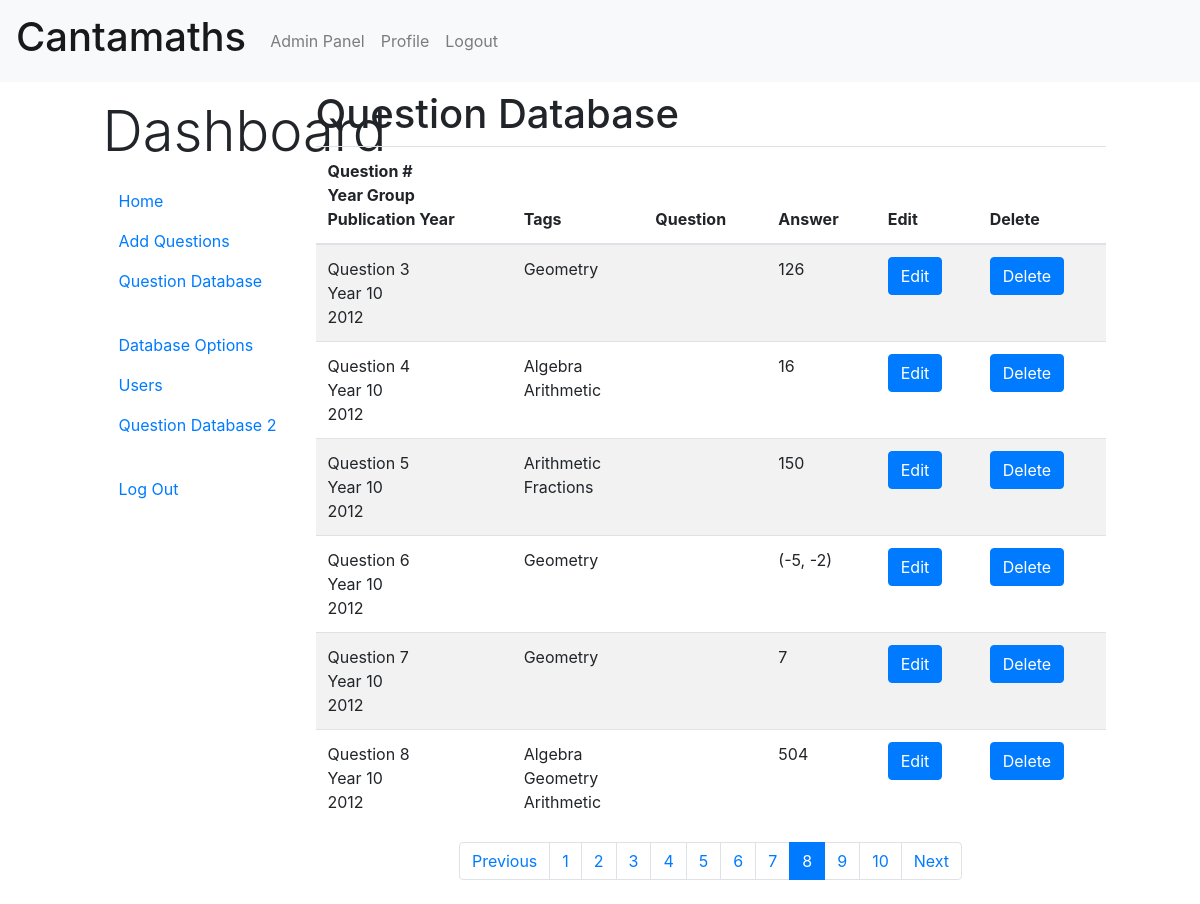
The app's page /website/index.php?page=adminpanel&tab=questiondb&qpage=8 (signed in) with its own data.
### tables this page shows
CREATE TABLE `question` (
  `questionID` int(10) NOT NULL,
  `qnumber` int(2) NOT NULL,
  `filename` varchar(1500) NOT NULL,
  `answer` varchar(200) NOT NULL,
  `levelID` int(2) NOT NULL,
  `yearID` int(3) NOT NULL
);

CREATE TABLE `level` (
  `levelID` int(2) NOT NULL,
  `levelname` int(2) NOT NULL
);

CREATE TABLE `year` (
  `yearID` int(3) NOT NULL,
  `yearname` int(5) NOT NULL
);

CREATE TABLE `questiontag` (
  `ID` int(11) NOT NULL,
  `questionID` int(11) NOT NULL,
  `tagID` int(11) NOT NULL
);

CREATE TABLE `tag` (
  `tagID` int(4) NOT NULL,
  `tagname` varchar(100) NOT NULL
);

### website/questiondb.php (the view, shortened to what this page needs)
<?php
$number_sql = "SELECT * FROM question";
$number_qry = mysqli_query($dbconnect, $number_sql);
$number_of_q = mysqli_num_rows($number_qry);
$results_per_page = 6;
$number_of_pages = ceil($number_of_q/$results_per_page);
if (!isset($_GET['qpage'])) {
  $qpage = 1;
} else {
  $qpage = $_GET['qpage'];
}
$page_first_result = ($qpage - 1) * $results_per_page;
$question_sql = "SELECT * FROM question
                INNER JOIN year ON question.yearid = year.yearID
                INNER JOIN level ON question.levelID = level.levelID
                ORDER BY yearname DESC, levelname ASC, qnumber ASC
                LIMIT $page_first_result , $results_per_page ";
$question_qry = mysqli_query($dbconnect, $question_sql);
 ?>
<h1>Question Database</h1>
<table class="table table-striped">
  <thead>
    <tr>
      <th scope="col">
        Question #<br>
        Year Group<br>
        Publication Year
      </th>
      <th>Tags</th>
      <th>Question</th>
      <th>Answer</th>
      <th>Edit</th>
      <th>Delete</th>
    </tr>
  </thead>
  <tbody>
    <?php
    if(mysqli_num_rows($question_qry) == 0) {
      echo "<p class='display-2 text-center p-5'>No Questions in Database</p>";
    } else {
      $question_aa = mysqli_fetch_assoc($question_qry);
        do {
            $questionID = $question_aa["questionID"];
            $question_year = $question_aa["yearname"];
            $question_level = $question_aa["levelname"];
            $qnumber = $question_aa["qnumber"];
            $filename = $question_aa["filename"];
            $answer = $question_aa["answer"];
            ?>
            <tr>
              <td>
                Question <?php echo "$qnumber";?><br>
                Year <?php echo "$question_level";?><br>
                <?php echo "$question_year";?>
              </td>
              <td>
              <?php
                  $taglist = array();
                  $questiontag_sql = "SELECT * FROM questiontag JOIN tag ON questiontag.tagID = tag.tagID  WHERE questionID = $questionID";
                  $questiontag_qry = mysqli_query($dbconnect, $questiontag_sql);
                  if(mysqli_num_rows($questiontag_qry) == 0) {
                    echo "No tags";
                  } else {
                    $questiontag_aa = mysqli_fetch_assoc($questiontag_qry);
                      do {
                        $tagID = $questiontag_aa['tagID'];
                        $name = $questiontag_aa['tagname'];
                        $single_tag = array("$tagID", "$name");
                        array_push($taglist, $single_tag);
                      } while ($questiontag_aa = mysqli_fetch_assoc($questiontag_qry));
                      if(count($taglist) == 0) {
                        echo "No tags for this question";
                      } else {
                        foreach ($taglist as $tag) {
                          echo "$tag[1]<br>";
                        }
                      }
                    }
               ?>
              </td>
              <td><img style='height:100px' <?php echo"src='questions/$filename'"?> alt=''></td>
              <td><?php echo"$answer"; ?></td>
              <td>
                <button type='button' class='btn btn-primary' data-toggle='modal' <?php echo"data-target='#editquestion_$qnumber'";?>>
                  Edit
                </button>
              </td>
              <td>
                <button type='button' class='btn btn-primary' data-toggle='modal' <?php echo"data-target='#deletequestion_$qnumber'";?>>
                  Delete
                </button>
              </td>
            </tr>
        <?php
          } while ($question_aa = mysqli_fetch_assoc($question_qry));
        };
        ?>
  </tbody>
</table>
<nav aria-label="Page navigation mt-5">
    <ul class="pagination justify-content-center">
        <li class="page-item <?php if($qpage <= 1){ echo 'disabled'; } ?>">
          <?php $prev = ($qpage - 1) ?>
            <a class="page-link"
                href="
            <?php
              if($qpage <= 1){
                echo '#';
              } else {
                echo "index.php?page=adminpanel&tab=questiondb&qpage=$prev";
              } ?>
              ">Previous</a>
        </li>
        <?php for($i = 1; $i <= $number_of_pages; $i++ ): ?>
        <li class="page-item <?php if($qpage == $i) {echo 'active'; } ?>">
            <a class="page-link" href="index.php?page=adminpanel&tab=questiondb&qpage=<?= $i; ?>"> <?= $i; ?> </a>
        </li>
        <?php endfor; ?>
        <li class="page-item <?php if($qpage >= $number_of_pages) { echo 'disabled'; } ?>">
            <a class="page-link"
              <?php $next = ($qpage + 1) ?>
                href="
              <?php
                if($page >= $number_of_pages){
                  echo '#';
                } else {
                  echo "index.php?page=adminpanel&tab=questiondb&qpage=$next";
                } ?>
                ">Next</a>
        </li>
    </ul>
</nav>

### records on screen
question: qnumber "3", levelID.levelname "10", yearID.yearname "2012", answer "126"
questiontag: tagID.tagname "Geometry"
question: qnumber "4", levelID.levelname "10", yearID.yearname "2012", tag "Algebra", tag "Arithmetic", answer "16"
question: qnumber "5", levelID.levelname "10", yearID.yearname "2012", tag "Arithmetic", tag "Fractions", answer "150"
question: qnumber "6", levelID.levelname "10", yearID.yearname "2012", tag "Geometry", answer "(-5, -2)"
question: qnumber "7", levelID.levelname "10", yearID.yearname "2012", tag "Geometry", answer "7"
question: qnumber "8", levelID.levelname "10", yearID.yearname "2012", tag "Algebra", tag "Geometry", tag "Arithmetic", answer "504"
